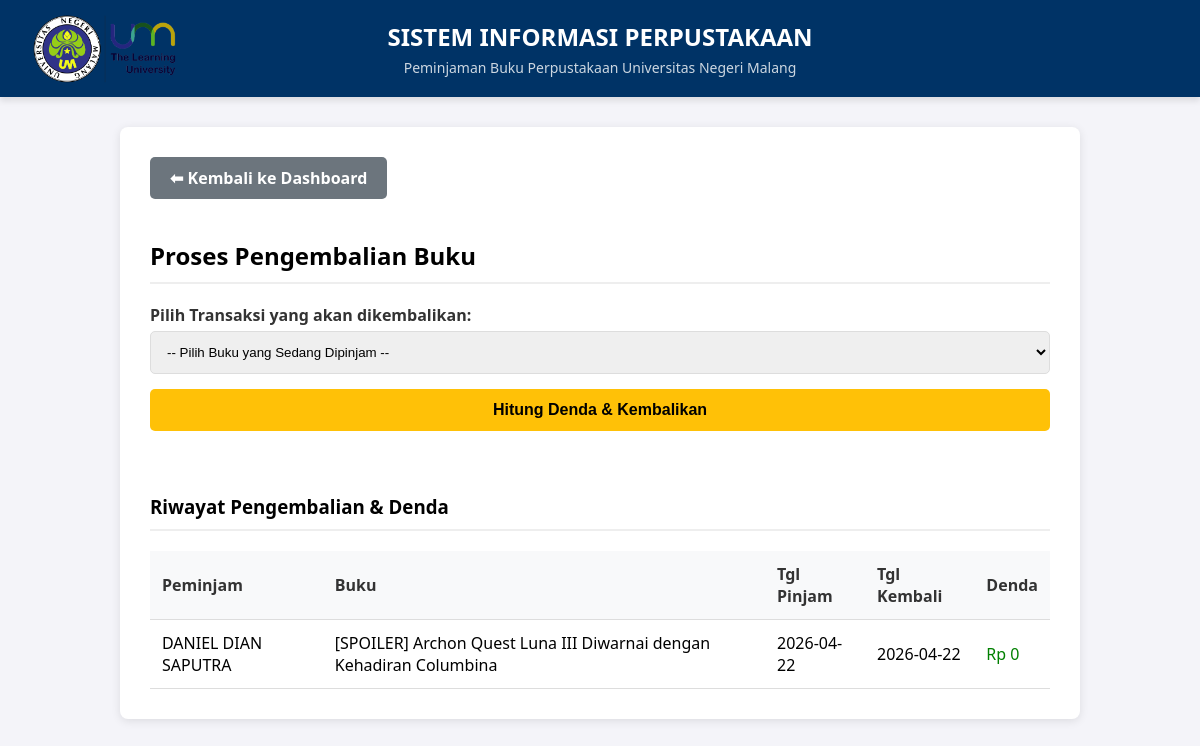
Page /pengembalian.php (signed in) on the committed database.
### tables this page shows
CREATE TABLE `pengembalian` (
  `id_pengembalian` int(11) NOT NULL,
  `id_peminjaman` int(11) NOT NULL,
  `tanggal_kembali` date NOT NULL,
  `denda` decimal(10,2) DEFAULT 0.00
);

CREATE TABLE `peminjam` (
  `nim_peminjam` varchar(20) NOT NULL,
  `nama_peminjam` varchar(100) NOT NULL,
  `fakultas_peminjam` varchar(50) NOT NULL,
  `prodi` varchar(50) DEFAULT NULL,
  `password` varchar(255) NOT NULL DEFAULT md5('123')
);

CREATE TABLE `buku` (
  `id_buku` varchar(20) NOT NULL,
  `judul` varchar(255) NOT NULL,
  `penerbit` varchar(100) DEFAULT NULL,
  `id_pengarang` int(11) DEFAULT NULL
);

CREATE TABLE `peminjaman` (
  `id_peminjaman` int(11) NOT NULL,
  `tanggal_pinjam` date NOT NULL,
  `nim_peminjam` varchar(20) NOT NULL,
  `id_copy` int(11) NOT NULL,
  `status_transaksi` enum('Berjalan','Selesai') DEFAULT 'Berjalan'
);

### pengembalian.php (the view, shortened to what this page needs)
<?php
include 'koneksi.php';
?>
<!DOCTYPE html>
<html lang="id">
<head>
</head>
<body>
    <div class="header">
        <img src="logo.png" alt="Logo UM" class="logo-kampus">
        <h1>SISTEM INFORMASI PERPUSTAKAAN</h1>
        <p>Peminjaman Buku Perpustakaan Universitas Negeri Malang</p>
    </div>
    <div class="container">
        <a href="index.php" class="btn-back">⬅ Kembali ke Dashboard</a>
        <h2 style="border-bottom: 2px solid #eee; padding-bottom: 10px;">Proses Pengembalian Buku</h2>
        <form method="POST">
            <label>Pilih Transaksi yang akan dikembalikan:</label>
            <select name="id_peminjaman" required>
                <option value="">-- Pilih Buku yang Sedang Dipinjam --</option>
            </select>
            <button type="submit" name="kembalikan" class="btn-simpan">Hitung Denda & Kembalikan</button>
        </form>
        <br><br>
        <h3 style="border-bottom: 2px solid #eee; padding-bottom: 10px;">Riwayat Pengembalian & Denda</h3>
        <table>
            <tr>
                <th>Peminjam</th>
                <th>Buku</th>
                <th>Tgl Pinjam</th>
                <th>Tgl Kembali</th>
                <th>Denda</th>
            </tr>
            <?php
            $query_riwayat = "SELECT pengembalian.*, peminjaman.tanggal_pinjam, peminjam.nama_peminjam, buku.judul
                              FROM pengembalian
                              JOIN peminjaman ON pengembalian.id_peminjaman = peminjaman.id_peminjaman
                              JOIN peminjam ON peminjaman.nim_peminjam = peminjam.nim_peminjam
                              JOIN copy_buku ON peminjaman.id_copy = copy_buku.id_copy
                              JOIN buku ON copy_buku.id_buku = buku.id_buku
                              ORDER BY id_pengembalian DESC";
            $tampil = mysqli_query($koneksi, $query_riwayat);
            while ($data = mysqli_fetch_array($tampil)) {
                $denda_text = "Rp " . number_format($data['denda'], 0, ',', '.');
                $style_denda = ($data['denda'] > 0) ? "color: red; font-weight: bold;" : "color: green;";
                echo "<tr>";
                echo "<td>" . $data['nama_peminjam'] . "</td>";
                echo "<td>" . $data['judul'] . "</td>";
                echo "<td>" . $data['tanggal_pinjam'] . "</td>";
                echo "<td>" . $data['tanggal_kembali'] . "</td>";
                echo "<td style='$style_denda'>" . $denda_text . "</td>";
                echo "</tr>";
            }
            ?>
        </table>
    </div>
</body>
</html>

### pengembalian.php (style rules this page uses)
body { font-family: 'Segoe UI', Tahoma, Geneva, Verdana, sans-serif; background-color: #f4f4f9; margin: 0; padding: 0; }
.header { background-color: #003366; color: white; padding: 20px; text-align: center; margin-bottom: 30px; box-shadow: 0 4px 6px rgba(0,0,0,0.1); }
.header h1 { margin: 0; font-size: 24px; }
.header p { margin: 5px 0 0; font-size: 14px; opacity: 0.8; }
.container { width: 90%; max-width: 900px; margin: 0 auto 50px; background: white; padding: 30px; border-radius: 8px; box-shadow: 0 2px 10px rgba(0,0,0,0.1); }
.btn-back { display: inline-block; margin-bottom: 20px; padding: 10px 20px; background-color: #6c757d; color: white; text-decoration: none; border-radius: 5px; font-weight: bold; transition: 0.3s; }
label { font-weight: bold; color: #333; display: block; margin-top: 15px; }
select { width: 100%; padding: 12px; margin: 5px 0 15px; border: 1px solid #ddd; border-radius: 5px; box-sizing: border-box; }
.btn-simpan { background-color: #ffc107; color: black; padding: 12px; border: none; width: 100%; border-radius: 5px; cursor: pointer; font-size: 16px; font-weight: bold; transition: 0.3s; }
table { width: 100%; border-collapse: collapse; margin-top: 20px; }
th, td { border-bottom: 1px solid #ddd; padding: 12px; text-align: left; }
th { background-color: #f8f9fa; color: #333; }
.logo-kampus { position: absolute; left: 30px; top: 50%; transform: translateY(-50%); width: 150px; height: auto; }
.header { background-color: #003366; color: white; padding: 20px; text-align: center; position: relative; }

### rows in the picture
pengembalian: peminjam.nama_peminjam "DANIEL DIAN SAPUTRA", buku.judul "[SPOILER] Archon Quest Luna III Diwarnai dengan Kehadiran Columbina", id_peminjaman.tanggal_pinjam "2026-04-22", tanggal_kembali "2026-04-22", denda "Rp 0"
